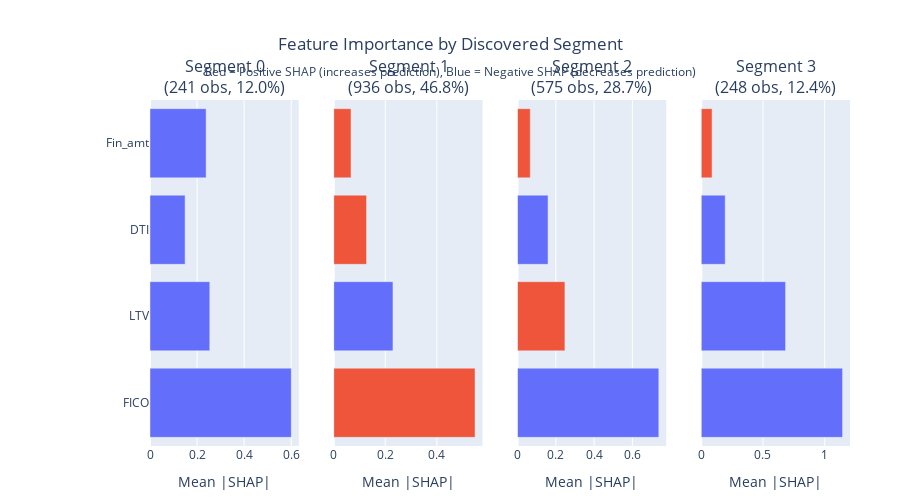

The cell this chart's notebook holds for it:
### Code cell
# Visualize segment profiles
fig = interp.plot_segment_profiles(segments, top_n_features=4)
fig.show()

### Figure 1 — Plotly figure (JSON) as saved in the notebook; plotly's stock layout.template omitted (floating-point values rounded to 4 significant figures)
{"data": [{"hovertemplate": "%{y}<br>Importance: %{x:.4f}<extra></extra>", "marker": {"color": ["#636EFA", "#636EFA", "#636EFA", "#636EFA"]}, "name": "Segment 0", "orientation": "h", "showlegend": false, "type": "bar", "x": [0.6004, 0.254, 0.1491, 0.2384], "xaxis": "x", "y": ["FICO", "LTV", "DTI", "Fin_amt"], "yaxis": "y"}, {"hovertemplate": "%{y}<br>Importance: %{x:.4f}<extra></extra>", "marker": {"color": ["#EF553B", "#636EFA", "#EF553B", "#EF553B"]}, "name": "Segment 1", "orientation": "h", "showlegend": false, "type": "bar", "x": [0.5485, 0.2298, 0.1273, 0.06708], "xaxis": "x2", "y": ["FICO", "LTV", "DTI", "Fin_amt"], "yaxis": "y2"}, {"hovertemplate": "%{y}<br>Importance: %{x:.4f}<extra></extra>", "marker": {"color": ["#636EFA", "#EF553B", "#636EFA", "#EF553B"]}, "name": "Segment 2", "orientation": "h", "showlegend": false, "type": "bar", "x": [0.738, 0.2476, 0.1595, 0.06666], "xaxis": "x3", "y": ["FICO", "LTV", "DTI", "Fin_amt"], "yaxis": "y3"}, {"hovertemplate": "%{y}<br>Importance: %{x:.4f}<extra></extra>", "marker": {"color": ["#636EFA", "#636EFA", "#636EFA", "#EF553B"]}, "name": "Segment 3", "orientation": "h", "showlegend": false, "type": "bar", "x": [1.145, 0.683, 0.1939, 0.08765], "xaxis": "x4", "y": ["FICO", "LTV", "DTI", "Fin_amt"], "yaxis": "y4"}], "layout": {"annotations": [{"font": {"size": 16}, "showarrow": false, "text": "Segment 0<br>(241 obs, 12.0%)", "x": 0.1062, "xanchor": "center", "xref": "paper", "y": 1.0, "yanchor": "bottom", "yref": "paper"}, {"font": {"size": 16}, "showarrow": false, "text": "Segment 1<br>(936 obs, 46.8%)", "x": 0.3688, "xanchor": "center", "xref": "paper", "y": 1.0, "yanchor": "bottom", "yref": "paper"}, {"font": {"size": 16}, "showarrow": false, "text": "Segment 2<br>(575 obs, 28.7%)", "x": 0.6313, "xanchor": "center", "xref": "paper", "y": 1.0, "yanchor": "bottom", "yref": "paper"}, {"font": {"size": 16}, "showarrow": false, "text": "Segment 3<br>(248 obs, 12.4%)", "x": 0.8938, "xanchor": "center", "xref": "paper", "y": 1.0, "yanchor": "bottom", "yref": "paper"}], "height": 500, "margin": {"b": 50, "l": 150, "r": 50, "t": 100}, "showlegend": false, "title": {"text": "Feature Importance by Discovered Segment<br><sub>Red = Positive SHAP (increases prediction), Blue = Negative SHAP (decreases prediction)</sub>", "x": 0.5, "xanchor": "center"}, "xaxis": {"anchor": "y", "domain": [0.0, 0.2125], "title": {"text": "Mean |SHAP|"}}, "xaxis2": {"anchor": "y2", "domain": [0.2625, 0.475], "title": {"text": "Mean |SHAP|"}}, "xaxis3": {"anchor": "y3", "domain": [0.525, 0.7375], "title": {"text": "Mean |SHAP|"}}, "xaxis4": {"anchor": "y4", "domain": [0.7875, 1.0], "title": {"text": "Mean |SHAP|"}}, "yaxis": {"anchor": "x", "domain": [0.0, 1.0]}, "yaxis2": {"anchor": "x2", "domain": [0.0, 1.0], "matches": "y", "showticklabels": false}, "yaxis3": {"anchor": "x3", "domain": [0.0, 1.0], "matches": "y", "showticklabels": false}, "yaxis4": {"anchor": "x4", "domain": [0.0, 1.0], "matches": "y", "showticklabels": false}}}
